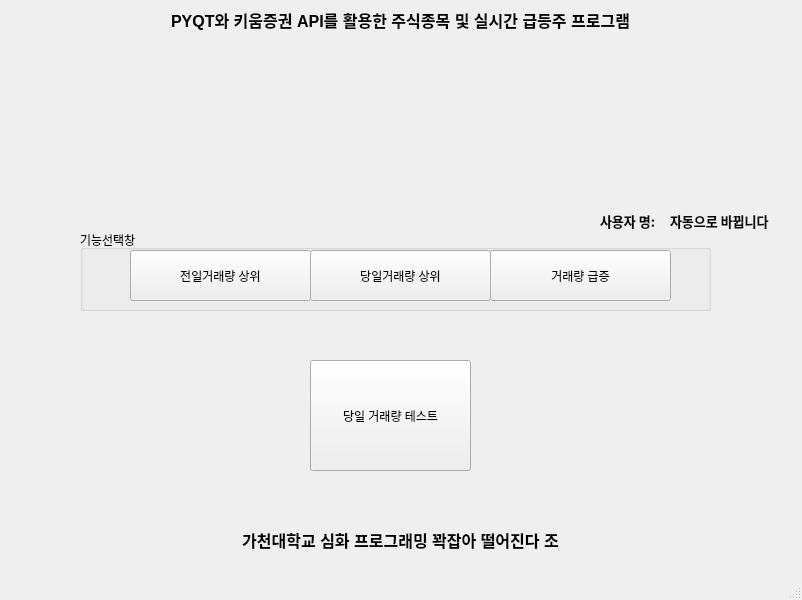
<?xml version="1.0" encoding="UTF-8"?>
<ui version="4.0">
 <class>MainWindow</class>
 <widget class="QMainWindow" name="MainWindow">
  <property name="geometry">
   <rect>
    <x>0</x>
    <y>0</y>
    <width>802</width>
    <height>600</height>
   </rect>
  </property>
  <property name="windowTitle">
   <string>MainWindow</string>
  </property>
  <widget class="QWidget" name="centralwidget">
   <widget class="QLabel" name="label">
    <property name="geometry">
     <rect>
      <x>0</x>
      <y>0</y>
      <width>801</width>
      <height>41</height>
     </rect>
    </property>
    <property name="text">
     <string>&lt;html&gt;&lt;head/&gt;&lt;body&gt;&lt;p align=&quot;center&quot;&gt;&lt;span style=&quot; font-size:12pt; font-weight:600;&quot;&gt;PYQT와 키움증권 API를 활용한 주식종목 및 실시간 급등주 프로그램&lt;/span&gt;&lt;/p&gt;&lt;/body&gt;&lt;/html&gt;</string>
    </property>
    <property name="alignment">
     <set>Qt::AlignCenter</set>
    </property>
    <property name="wordWrap">
     <bool>false</bool>
    </property>
   </widget>
   <widget class="QGroupBox" name="groupBox">
    <property name="geometry">
     <rect>
      <x>80</x>
      <y>230</y>
      <width>631</width>
      <height>81</height>
     </rect>
    </property>
    <property name="title">
     <string>기능선택창</string>
    </property>
    <widget class="QPushButton" name="Increase_Volumne">
     <property name="geometry">
      <rect>
       <x>410</x>
       <y>20</y>
       <width>181</width>
       <height>51</height>
      </rect>
     </property>
     <property name="text">
      <string>거래량 급증</string>
     </property>
    </widget>
    <widget class="QPushButton" name="Today_Traiding">
     <property name="geometry">
      <rect>
       <x>230</x>
       <y>20</y>
       <width>181</width>
       <height>51</height>
      </rect>
     </property>
     <property name="text">
      <string>당일거래량 상위</string>
     </property>
    </widget>
    <widget class="QPushButton" name="Last_Day">
     <property name="geometry">
      <rect>
       <x>50</x>
       <y>20</y>
       <width>181</width>
       <height>51</height>
      </rect>
     </property>
     <property name="text">
      <string>전일거래량 상위</string>
     </property>
    </widget>
   </widget>
   <widget class="QLabel" name="label_2">
    <property name="geometry">
     <rect>
      <x>0</x>
      <y>520</y>
      <width>801</width>
      <height>41</height>
     </rect>
    </property>
    <property name="text">
     <string>&lt;html&gt;&lt;head/&gt;&lt;body&gt;&lt;p align=&quot;center&quot;&gt;&lt;span style=&quot; font-size:12pt; font-weight:600;&quot;&gt;가천대학교 심화 프로그래밍 꽉잡아 떨어진다 조&lt;/span&gt;&lt;/p&gt;&lt;/body&gt;&lt;/html&gt;</string>
    </property>
    <property name="alignment">
     <set>Qt::AlignCenter</set>
    </property>
    <property name="wordWrap">
     <bool>false</bool>
    </property>
   </widget>
   <widget class="QLabel" name="label_3">
    <property name="geometry">
     <rect>
      <x>600</x>
      <y>210</y>
      <width>81</width>
      <height>21</height>
     </rect>
    </property>
    <property name="font">
     <font>
      <family>Agency FB</family>
      <pointsize>10</pointsize>
      <weight>75</weight>
      <bold>true</bold>
     </font>
    </property>
    <property name="text">
     <string>사용자 명:</string>
    </property>
   </widget>
   <widget class="QLabel" name="username">
    <property name="geometry">
     <rect>
      <x>670</x>
      <y>210</y>
      <width>121</width>
      <height>21</height>
     </rect>
    </property>
    <property name="font">
     <font>
      <family>Agency FB</family>
      <pointsize>10</pointsize>
      <weight>75</weight>
      <bold>true</bold>
     </font>
    </property>
    <property name="text">
     <string>자동으로 바뀝니다</string>
    </property>
   </widget>
   <widget class="QPushButton" name="pushButton">
    <property name="geometry">
     <rect>
      <x>310</x>
      <y>360</y>
      <width>161</width>
      <height>111</height>
     </rect>
    </property>
    <property name="text">
     <string>당일 거래량 테스트</string>
    </property>
   </widget>
  </widget>
  <widget class="QMenuBar" name="menubar">
   <property name="geometry">
    <rect>
     <x>0</x>
     <y>0</y>
     <width>802</width>
     <height>21</height>
    </rect>
   </property>
  </widget>
  <widget class="QStatusBar" name="statusbar"/>
 </widget>
 <resources/>
 <connections>
  <connection>
   <sender>Last_Day</sender>
   <signal>clicked()</signal>
   <receiver>MainWindow</receiver>
   <slot>Last_Day_Button_In_Main()</slot>
   <hints>
    <hint type="sourcelabel">
     <x>296</x>
     <y>271</y>
    </hint>
    <hint type="destinationlabel">
     <x>166</x>
     <y>399</y>
    </hint>
   </hints>
  </connection>
  <connection>
   <sender>Today_Traiding</sender>
   <signal>clicked()</signal>
   <receiver>MainWindow</receiver>
   <slot>Today_Traiding_Button_In_Main()</slot>
   <hints>
    <hint type="sourcelabel">
     <x>476</x>
     <y>271</y>
    </hint>
    <hint type="destinationlabel">
     <x>418</x>
     <y>519</y>
    </hint>
   </hints>
  </connection>
  <connection>
   <sender>Increase_Volumne</sender>
   <signal>clicked()</signal>
   <receiver>MainWindow</receiver>
   <slot>Today_Traiding_Button_In_Main()</slot>
   <hints>
    <hint type="sourcelabel">
     <x>670</x>
     <y>271</y>
    </hint>
    <hint type="destinationlabel">
     <x>538</x>
     <y>566</y>
    </hint>
   </hints>
  </connection>
  <connection>
   <sender>pushButton</sender>
   <signal>clicked()</signal>
   <receiver>MainWindow</receiver>
   <slot>Test()</slot>
   <hints>
    <hint type="sourcelabel">
     <x>431</x>
     <y>443</y>
    </hint>
    <hint type="destinationlabel">
     <x>550</x>
     <y>443</y>
    </hint>
   </hints>
  </connection>
 </connections>
 <slots>
  <slot>Last_Day_Button_In_Main()</slot>
  <slot>Today_Traiding_Button_In_Main()</slot>
  <slot>Increase_Volume_Button_In_Main()</slot>
  <slot>Get_login_info()</slot>
  <slot>Test()</slot>
  <slot>slot2()</slot>
 </slots>
</ui>
